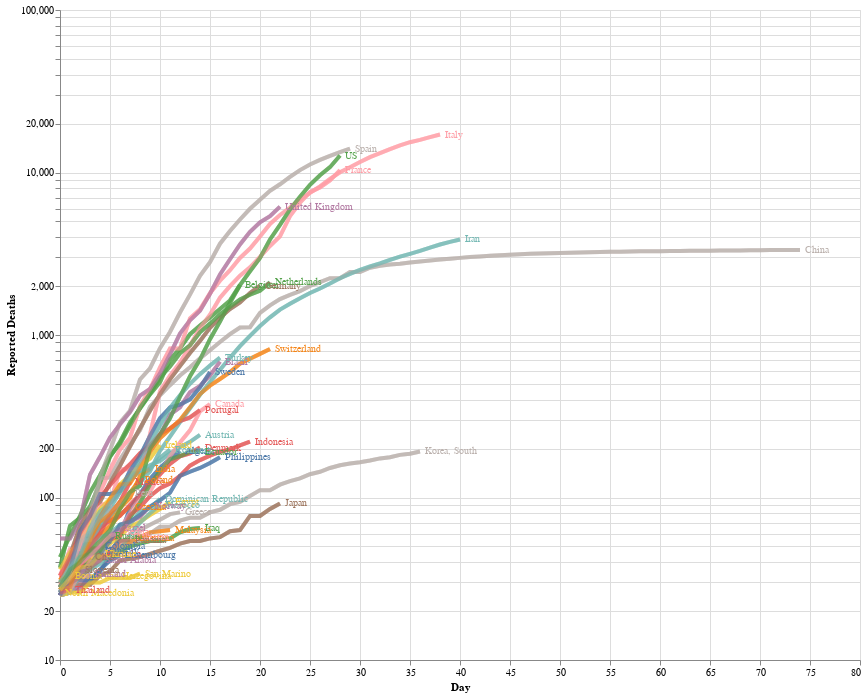

Here is the notebook cell this chart was saved with:
### Markdown cell above
It's not super easy to line up the legend with the curves on the chart so let's put the labels on the chart itself. Thanks to [Jake Vanderplas](http://vanderplas.com/) for this suggestion, and for the code.

### Code cell
# drop NaNs
deaths_long = deaths_long.dropna()

# Selection tool
selection = alt.selection_single(fields=['Country/Region'])
# Color change when clicked
color = alt.condition(selection,
                    alt.Color('Country/Region:N'),
                    alt.value('lightgray'))


# Base altair plot 
base = alt.Chart(deaths_long).mark_line(strokeWidth=4, opacity=0.7).encode(
    x=alt.X('Day'),
    y=alt.Y('Deaths', scale=alt.Scale(type='log')),
    color=alt.Color('Country/Region', legend=None),
).properties(
    width=800,
    height=650
)

# Chart
chart = base.encode(
  color=alt.condition(selection, 'Country/Region:N', alt.value('lightgray'))
).add_selection(
  selection
)

# Overlay
overlay = base.encode(
  color='Country/Region',
  opacity=alt.value(0.5),
  tooltip=['Country/Region:N', 'Name:N']
).transform_filter(
  selection
)

# Text labels
text = base.mark_text(
    align='left',
    dx=5,
    size=10
).encode(
    x=alt.X('Day', aggregate='max',  axis=alt.Axis(title='Day')),
    y=alt.Y('Deaths', aggregate={'argmax': 'Day'}, axis=alt.Axis(title='Reported Deaths')),
    text='Country/Region',  
).transform_filter(
    selection
)

# Sum em up!
chart + overlay + text

### Figure 1 — Vega-Lite specification as saved in the notebook (floating-point values rounded to 4 significant figures; data arrays with more than 128 entries replaced by an {"elided": "..."} marker saying what was removed)
{"config": {"view": {"continuousWidth": 400, "continuousHeight": 300}}, "layer": [{"mark": {"type": "line", "opacity": 0.7, "strokeWidth": 4}, "encoding": {"color": {"condition": {"type": "nominal", "field": "Country/Region", "selection": "selector005"}, "value": "lightgray"}, "x": {"type": "quantitative", "field": "Day"}, "y": {"type": "quantitative", "field": "Deaths", "scale": {"type": "log"}}}, "height": 650, "selection": {"selector005": {"type": "single", "fields": ["Country/Region"]}}, "width": 800}, {"mark": {"type": "line", "opacity": 0.7, "strokeWidth": 4}, "encoding": {"color": {"type": "nominal", "field": "Country/Region"}, "opacity": {"value": 0.5}, "tooltip": [{"type": "nominal", "field": "Country/Region"}, {"type": "nominal", "field": "Name"}], "x": {"type": "quantitative", "field": "Day"}, "y": {"type": "quantitative", "field": "Deaths", "scale": {"type": "log"}}}, "height": 650, "transform": [{"filter": {"selection": "selector005"}}], "width": 800}, {"mark": {"type": "text", "align": "left", "dx": 5, "size": 10}, "encoding": {"color": {"type": "nominal", "field": "Country/Region", "legend": null}, "text": {"type": "nominal", "field": "Country/Region"}, "x": {"type": "quantitative", "aggregate": "max", "axis": {"title": "Day"}, "field": "Day"}, "y": {"type": "quantitative", "aggregate": {"argmax": "Day"}, "axis": {"title": "Reported Deaths"}, "field": "Deaths"}}, "height": 650, "transform": [{"filter": {"selection": "selector005"}}], "width": 800}], "data": {"name": "data-134fdb309e2a42c08443d807f0578191"}, "$schema": "https://vega.github.io/schema/vega-lite/v4.8.1.json", "datasets": {"data-134fdb309e2a42c08443d807f0578191": {"elided": "837 records"}}}
